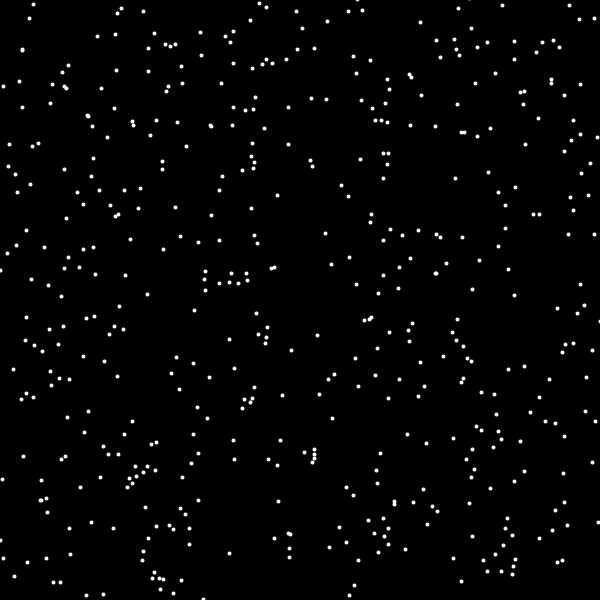
Frame 1 (no input)
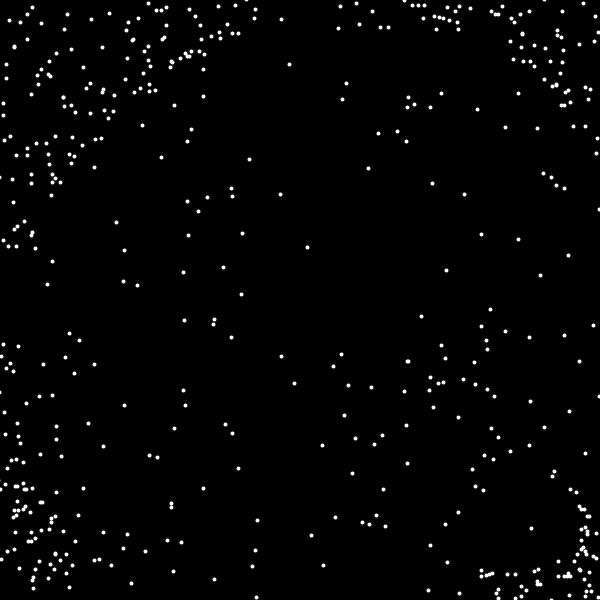
Frame 60 (the mouse pressed at the canvas centre just before this capture)
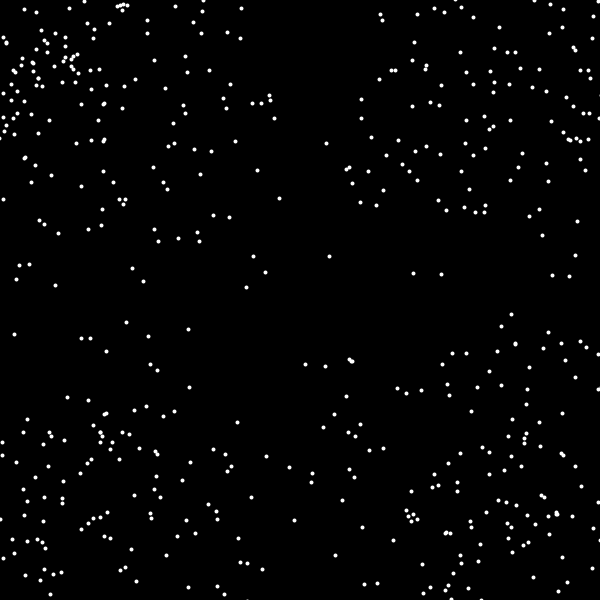
Frame 120 (the mouse held since frame 60 and released just before this capture)

The Processing sketch that drew these frames (run headless with seeded random() and noise(); from frame 60 on, the mouse is pressed at the canvas centre):

// Processing sketch: starField
// ── starField.pde
Star[] star = new Star[500];
int i;
void setup()
{
  size(600, 600);
  background(0);
  stroke(255);
  strokeWeight(4);
  for(i=0;i<500;i++) { star[i] = new Star(); } //star[i].update(); }
}
void draw()
{
  background(0);
  for(i=0;i<500;i++) { star[i].update(); }
}

// ── Star.pde
class Star
{
  PVector s, c, vel;
  Star()
  {
    c = new PVector(width/2, height/2);
    s = new PVector(round(random(width)), round(random(height)));
    vel = new PVector(s.y/dist(c.x, c.y,s.x, s.y), s.x/(dist(c.x, c.y, s.x, s.y)));
    point(s.x, s.y);    
  }
  void update() 
  {  
    if(s.x<=c.x && s.y<=c.y) { s.x-=vel.x;s.y-=vel.y; }  
    if(s.x<=c.x && s.y>=c.y) { s.x-=vel.x;s.y+=vel.y; }  
    if(s.x>=c.x && s.y>=c.y) { s.x+=vel.x;s.y+=vel.y; }  
    if(s.x>=c.x && s.y<=c.y) { s.x+=vel.x;s.y-=vel.y; }  
     point(s.x, s.y);    
    if(s.x>width || s.y> height || s.x<0 || s.y <0) {  
      s = new PVector(round(random(width)), round(random(height)));
    }

      
  }
}
